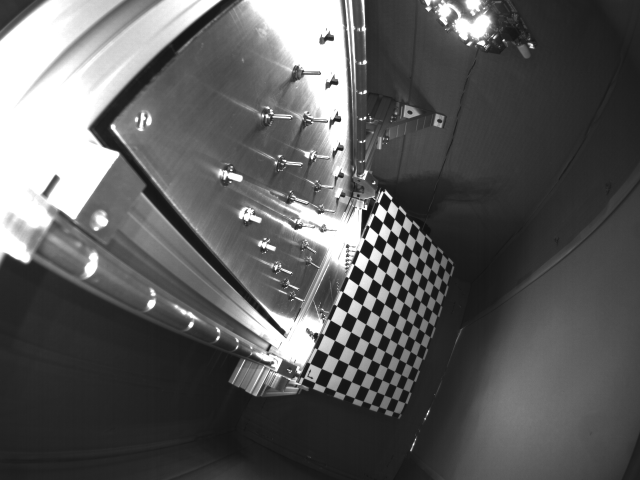
%> input picture Data_Preprocessing/OnTabeasData/Step1CollectData/Software/CameraCalibration/calibrationPics/UV_Offset/Camera_0/calBoard_r_v_0_-45_1_w.png, 1280 x 960 px (shown at 1/2 size); its folder holds 3 pictures in this run
$ octave uvOffset.m   (GNU Octave 9; MATLAB toolbox functions it lacks are replaced by stand-ins)
%> lines starting %> are read from the running program, lines starting %| are printed output that depends on the picture
### dataPreprocessing/OnTabeasData/Step2FindFingers/matlabHelperFunctions/fileHandlingFunctions/getImageFileNames.m
function [ imageFileNamesW, imageFileNamesU,imageFileNamesA ] = ...
                                            getImageFileNames( directory )
%> called with directory = './calibrationPics/UV_Offset/Camera_0/'
%GETIMAGEFILENAMES gets a list of all pictures found in the directory
%
%   Input:
%       directory:          directory in which the images are saved
%
%   Output:
%       imageFileNamesW:    cell array with all png images ending with 'w' (white)
%       imageFileNamesU:    cell array with all png images ending with 'u' (uv)
%       imageFileNamesA:    cell array with all png images ending arbitrary
%

imageFileNamesW = {};
imageFileNamesU = {};
imageFileNamesA = {};

if directory(end) ~= '/'
    directory(end+1) = '/';
end

listing = dir(directory);
files = {};

for i=1:length(listing)
    if ( listing(i).isdir == 0 )
        files{end+1} = listing(i).name;
    end
end

for i=1:length(files)
    file = files{i};
    if ( strcmp(file(end-4:end),'w.png') )
        % collect images with ending 'w'
        imageFileNamesW{end+1} = [directory,file];
    elseif ( strcmp(file(end-4:end),'u.png') )
        % collect images with ending 'u'
        imageFileNamesU{end+1} = [directory,file];
    elseif ( strcmp(file(end-3:end),'.png') )
        % collect images with arbitrary ending
        imageFileNamesA{end+1} = [directory,file];
    end
end

end

### Data_Preprocessing/OnTabeasData/Step1CollectData/Software/CameraCalibration/uvOffset.m
%
%   Skript for checking how big the difference
%   is, between the refraction of normal light
%   and the refraction of uv light.
%
%   tmendez, 18.05.2017
%
%%%%%%%%%%%%%%%%%%%%%%%%%%%%%%%%%%%%%%%%%%%%%%%%5

clear all;
close all;
clc;

addpath(genpath('../matlabHelperFunctions'));

%% Parameters

inputPath = './calibrationPics/UV_Offset';

squareSize = 18;  % in units of 'mm'
nCams = 4;

if inputPath(end) ~= '/'
    inputPath(end+1) = '/';
end

%% find checkerboards in normal images and uv images and calculate distances

screensize = get( groot, 'Screensize' );
distW_mm = [];
distU_mm = [];
dist_px = [];
numImag = 0;

for cam = 1:nCams

    % Get images to process
    directory = sprintf('%sCamera_%d/',inputPath, cam-1);
    [ imageFileNamesW, imageFileNamesU, ~ ] = getImageFileNames( directory );

    for j=1:length(imageFileNamesW)
        close all;

        % load images
        imW = double(imread(imageFileNamesW{j}));
%> imW: size 960x1280 double; min 16, max 255, mean 92.7; mean of the top-left, top-right, bottom-left and bottom-right quarters 158.7, 73, 65.2, 74
        imU = double(imread(imageFileNamesU{j}));
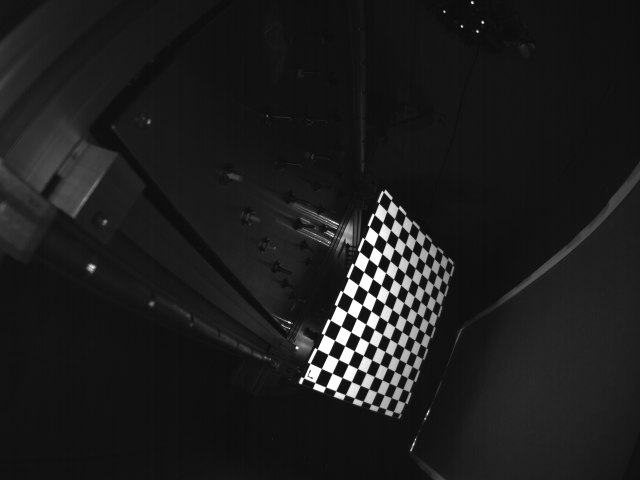
%> input picture Data_Preprocessing/OnTabeasData/Step1CollectData/Software/CameraCalibration/calibrationPics/UV_Offset/Camera_0/calBoard_r_v_0_-45_1_u.png, 1280 x 960 px (shown at 1/2 size)
%> imU: size 960x1280 double; min 11, max 255, mean 29.1; mean of the top-left, top-right, bottom-left and bottom-right quarters 27.3, 21.5, 21.2, 46.4
        imW = histeq(imW/max(imW(:)),2^8);
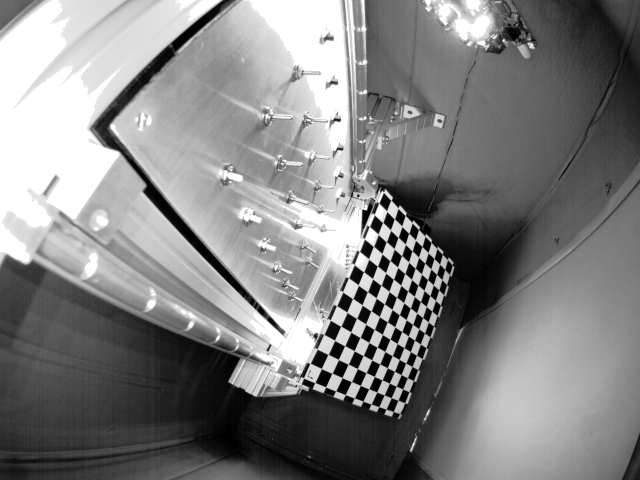
%> imW: size 960x1280 double (shown at 1/2 size); min 0, max 1, mean 0.508
        imU = imU/max(imU(:));

        % Detect checkerboards in images
%> (the run ends here)
